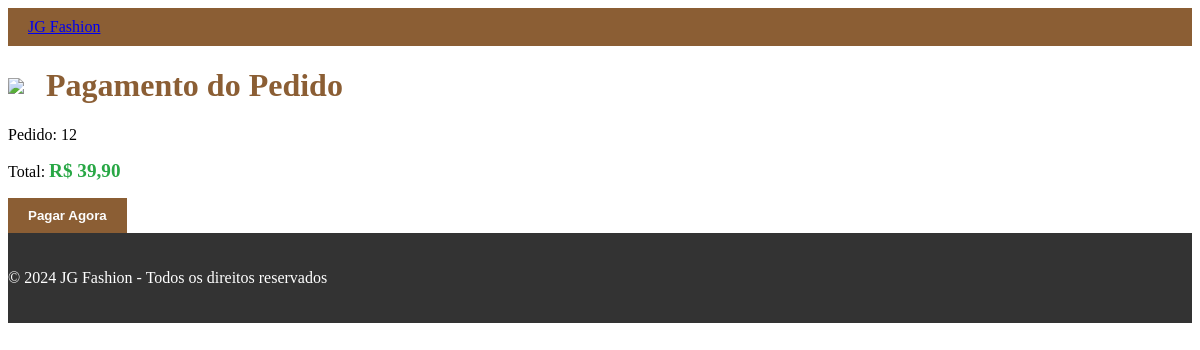
Before: /checkout/ (signed in) with the older database file.
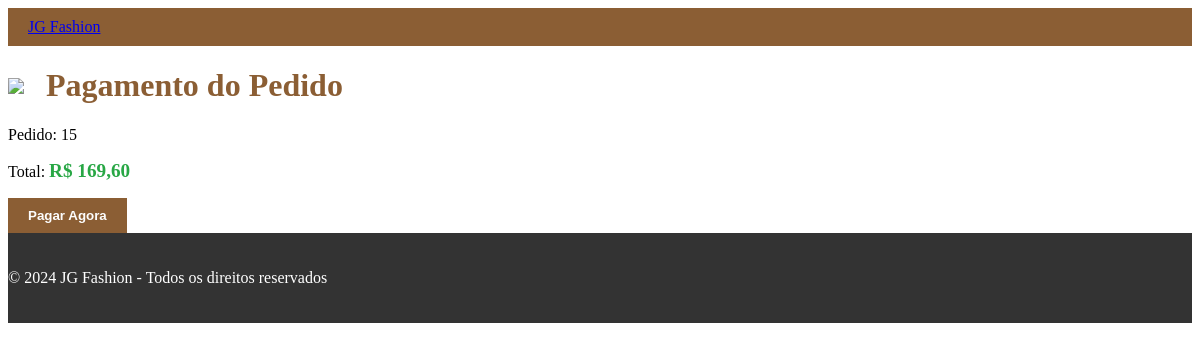
After: the same page with the newer database file.
### store/models.py (models this page shows, shortened)
class Order(models.Model):
    customer = models.ForeignKey(Customer, on_delete=models.SET_NULL, blank=True, null=True)
    date_ordered = models.DateTimeField(auto_now_add=True)
    complete = models.BooleanField(default=False, null=True, blank=False)
    transaction_id = models.CharField(max_length=100, null=True)
    def get_total(self):
        total = sum([item.get_total() for item in self.orderitem_set.all()])
        return total
    def get_cart_total(self):
        return self.get_total()

class OrderItem(models.Model):
    product = models.ForeignKey(Product, on_delete=models.SET_NULL, null=True)
    order = models.ForeignKey(Order, on_delete=models.SET_NULL, null=True)
    quantity = models.IntegerField(default=0, null=True, blank=True)
    date_added = models.DateTimeField(auto_now_add=True)
    def get_total(self):
        return self.quantity * self.product.price

class Product(models.Model):
    name = models.CharField(max_length=200)
    price = models.FloatField()
    image_url = models.URLField(max_length=200, null=True, blank=True)
    digital = models.BooleanField(default=False, null=True, blank=True)
    delete_product = models.BooleanField(default=False, null=True, blank=True)
    category = models.ForeignKey(Category, on_delete=models.SET_NULL, null=True, blank=True)
    description = models.TextField(null=True, blank=True)

### store/views.py (the view)
# urls.py: path('checkout/', views.checkout, name="checkout"),
def checkout(request):
    if request.user.is_authenticated:
        customer, created = Customer.objects.get_or_create(user=request.user)
        order, created = Order.objects.get_or_create(customer=customer, complete=False)
        items = order.orderitem_set.all()
        total_items = sum(item.quantity for item in items)
        total_price = sum(item.product.price * item.quantity for item in items)
    else:
        items = []
        total_items = 0
        total_price = 0
    context = {
        'items': items,
        'order': order,
        'stripe_publishable_key': settings.STRIPE_PUBLISHABLE_KEY,
        'total_items': total_items,
        'total_price': total_price,
    }
    return render(request, 'store/checkout.html', context)

### store/templates/store/checkout.html (shortened to what this page needs)
{% load static %}
<!DOCTYPE html>
<html lang="en">
<head>
</head>
<body>
    <nav class="navbar">
        <div class="container">
            <a href="{% url 'store' %}" class="navbar-brand mb-0 h1">JG Fashion</a>
        </div>
    </nav>
    <div class="container mt-5">
        <h1 class="cart-title"><img src="{% static 'path/to/cart-icon.png' %}" class="cart-icon">Pagamento do Pedido</h1>
        <p>Pedido: {{ order.id }}</p>
        <p>Total: <span class="total">R$ {{ order.get_cart_total|floatformat:2 }}</span></p>
        <form id="checkout-form" method="POST">
            <button type="button" id="pay-button" class="btn btn-success">Pagar Agora</button>
        </form>
    </div>
    <footer class="footer text-center mt-5">
        <p>© 2024 JG Fashion - Todos os direitos reservados</p>
    </footer>
</body>
</html>

Changed rows visible on the page:
no longer on this page (row edited): Order: id "12", get_cart_total "39,90"
added Order: id "15", get_cart_total "169,60"
